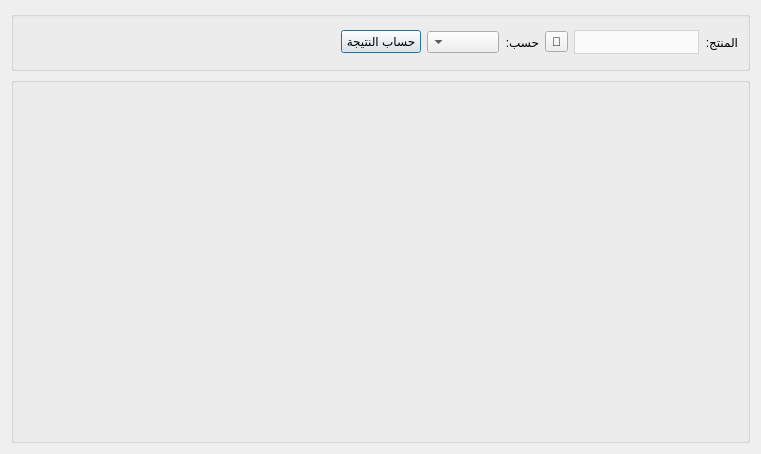
<?xml version="1.0" encoding="UTF-8"?>
<ui version="4.0">
 <class>PurchaseCostReport</class>
 <widget class="QDialog" name="PurchaseCostReport">
  <property name="windowModality">
   <enum>Qt::WindowModal</enum>
  </property>
  <property name="geometry">
   <rect>
    <x>0</x>
    <y>0</y>
    <width>761</width>
    <height>454</height>
   </rect>
  </property>
  <property name="windowTitle">
   <string>تكاليف الشراء مع الوقت</string>
  </property>
  <property name="windowIcon">
   <iconset>
    <normaloff>graphics/icon.xpm</normaloff>graphics/icon.xpm</iconset>
  </property>
  <property name="modal">
   <bool>true</bool>
  </property>
  <layout class="QGridLayout" name="gridLayout_2">
   <item row="1" column="0">
    <widget class="QGroupBox" name="chart_groupbox">
     <property name="title">
      <string/>
     </property>
     <layout class="QGridLayout" name="gridLayout_3"/>
    </widget>
   </item>
   <item row="0" column="0">
    <widget class="QGroupBox" name="groupBox">
     <property name="maximumSize">
      <size>
       <width>16777215</width>
       <height>60</height>
      </size>
     </property>
     <property name="layoutDirection">
      <enum>Qt::RightToLeft</enum>
     </property>
     <property name="title">
      <string/>
     </property>
     <layout class="QGridLayout" name="gridLayout">
      <item row="0" column="6">
       <spacer name="horizontalSpacer_2">
        <property name="orientation">
         <enum>Qt::Horizontal</enum>
        </property>
        <property name="sizeHint" stdset="0">
         <size>
          <width>40</width>
          <height>20</height>
         </size>
        </property>
       </spacer>
      </item>
      <item row="0" column="5">
       <widget class="QPushButton" name="calculate_btn">
        <property name="text">
         <string>حساب النتيجة</string>
        </property>
       </widget>
      </item>
      <item row="0" column="0">
       <widget class="QLabel" name="label">
        <property name="maximumSize">
         <size>
          <width>16777215</width>
          <height>16777215</height>
         </size>
        </property>
        <property name="text">
         <string>المنتج:</string>
        </property>
       </widget>
      </item>
      <item row="0" column="4">
       <widget class="QComboBox" name="filter_combobox"/>
      </item>
      <item row="0" column="2">
       <widget class="QToolButton" name="select_product_btn">
        <property name="text">
         <string>🔎</string>
        </property>
       </widget>
      </item>
      <item row="0" column="1">
       <widget class="QComboBox" name="product_combobox">
        <property name="minimumSize">
         <size>
          <width>125</width>
          <height>0</height>
         </size>
        </property>
        <property name="maximumSize">
         <size>
          <width>16777215</width>
          <height>16777215</height>
         </size>
        </property>
        <property name="styleSheet">
         <string notr="true">QComboBox {
        background-color: #fafafa;
        border: 1px solid lightgrey;		
		height: 22px;
		color: black;
    }
    QComboBox::drop-down {
        border: none;
    }</string>
        </property>
        <property name="duplicatesEnabled">
         <bool>true</bool>
        </property>
       </widget>
      </item>
      <item row="0" column="3">
       <widget class="QLabel" name="label_2">
        <property name="text">
         <string>حسب:</string>
        </property>
       </widget>
      </item>
     </layout>
    </widget>
   </item>
  </layout>
 </widget>
 <resources/>
 <connections/>
</ui>
